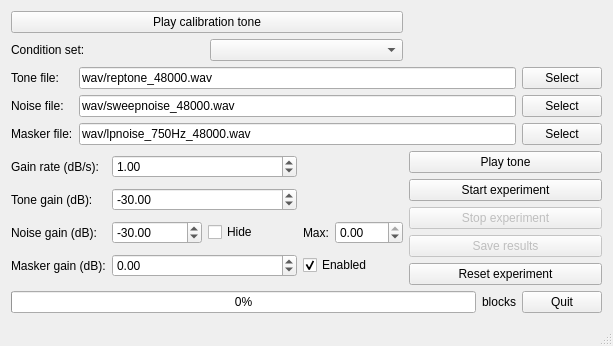
<?xml version="1.0" encoding="UTF-8"?>
<ui version="4.0">
 <class>MainWindow</class>
 <widget class="QMainWindow" name="MainWindow">
  <property name="geometry">
   <rect>
    <x>0</x>
    <y>0</y>
    <width>613</width>
    <height>342</height>
   </rect>
  </property>
  <property name="windowTitle">
   <string>PTC fast</string>
  </property>
  <widget class="QWidget" name="centralWidget">
   <layout class="QGridLayout" name="gridLayout_3">
    <item row="0" column="0" colspan="2">
     <widget class="QPushButton" name="calibrationButton">
      <property name="text">
       <string>Play calibration tone</string>
      </property>
     </widget>
    </item>
    <item row="1" column="0">
     <widget class="QLabel" name="label_9">
      <property name="text">
       <string>Condition set:</string>
      </property>
     </widget>
    </item>
    <item row="1" column="1">
     <widget class="QComboBox" name="conditionsCombo"/>
    </item>
    <item row="2" column="0" colspan="3">
     <layout class="QGridLayout" name="gridLayout">
      <item row="0" column="0">
       <widget class="QLabel" name="label_2">
        <property name="text">
         <string>Tone file:</string>
        </property>
       </widget>
      </item>
      <item row="0" column="1">
       <widget class="QLineEdit" name="toneFileEdit">
        <property name="text">
         <string>wav/reptone_48000.wav</string>
        </property>
       </widget>
      </item>
      <item row="0" column="2">
       <widget class="QPushButton" name="selectToneFileButton">
        <property name="text">
         <string>Select</string>
        </property>
       </widget>
      </item>
      <item row="1" column="0">
       <widget class="QLabel" name="label_3">
        <property name="text">
         <string>Noise file:</string>
        </property>
       </widget>
      </item>
      <item row="1" column="1">
       <widget class="QLineEdit" name="noiseFileEdit">
        <property name="text">
         <string>wav/sweepnoise_48000.wav</string>
        </property>
       </widget>
      </item>
      <item row="1" column="2">
       <widget class="QPushButton" name="selectNoiseFileButton">
        <property name="text">
         <string>Select</string>
        </property>
       </widget>
      </item>
      <item row="2" column="0">
       <widget class="QLabel" name="label_6">
        <property name="text">
         <string>Masker file:</string>
        </property>
       </widget>
      </item>
      <item row="2" column="1">
       <widget class="QLineEdit" name="maskerFileEdit">
        <property name="text">
         <string>wav/lpnoise_750Hz_48000.wav</string>
        </property>
       </widget>
      </item>
      <item row="2" column="2">
       <widget class="QPushButton" name="selectMaskerFileButton">
        <property name="text">
         <string>Select</string>
        </property>
       </widget>
      </item>
     </layout>
    </item>
    <item row="3" column="0" colspan="2">
     <layout class="QGridLayout" name="gridLayout_2">
      <item row="0" column="0">
       <widget class="QLabel" name="label">
        <property name="text">
         <string>Gain rate (dB/s):</string>
        </property>
       </widget>
      </item>
      <item row="0" column="1" colspan="2">
       <widget class="QDoubleSpinBox" name="gainRateSpin">
        <property name="maximum">
         <double>10.000000000000000</double>
        </property>
        <property name="singleStep">
         <double>0.500000000000000</double>
        </property>
        <property name="value">
         <double>1.000000000000000</double>
        </property>
       </widget>
      </item>
      <item row="1" column="0">
       <widget class="QLabel" name="label_4">
        <property name="text">
         <string>Tone gain (dB):</string>
        </property>
       </widget>
      </item>
      <item row="1" column="1" colspan="2">
       <widget class="QDoubleSpinBox" name="toneGainSpin">
        <property name="minimum">
         <double>-150.000000000000000</double>
        </property>
        <property name="maximum">
         <double>0.000000000000000</double>
        </property>
        <property name="singleStep">
         <double>2.000000000000000</double>
        </property>
        <property name="value">
         <double>-30.000000000000000</double>
        </property>
       </widget>
      </item>
      <item row="2" column="0">
       <widget class="QLabel" name="label_5">
        <property name="text">
         <string>Noise gain (dB):</string>
        </property>
       </widget>
      </item>
      <item row="2" column="1">
       <widget class="QDoubleSpinBox" name="noiseGainSpin">
        <property name="minimum">
         <double>-150.000000000000000</double>
        </property>
        <property name="maximum">
         <double>0.000000000000000</double>
        </property>
        <property name="singleStep">
         <double>2.000000000000000</double>
        </property>
        <property name="value">
         <double>-30.000000000000000</double>
        </property>
       </widget>
      </item>
      <item row="2" column="3">
       <layout class="QHBoxLayout" name="horizontalLayout_3">
        <item>
         <widget class="QLabel" name="label_8">
          <property name="text">
           <string>Max:</string>
          </property>
         </widget>
        </item>
        <item>
         <widget class="QDoubleSpinBox" name="maxNoiseGainSpin">
          <property name="minimum">
           <double>-150.000000000000000</double>
          </property>
          <property name="maximum">
           <double>0.000000000000000</double>
          </property>
          <property name="singleStep">
           <double>2.000000000000000</double>
          </property>
          <property name="value">
           <double>0.000000000000000</double>
          </property>
         </widget>
        </item>
       </layout>
      </item>
      <item row="3" column="0">
       <widget class="QLabel" name="label_7">
        <property name="text">
         <string>Masker gain (dB):</string>
        </property>
       </widget>
      </item>
      <item row="3" column="1" colspan="2">
       <widget class="QDoubleSpinBox" name="maskerGainSpin">
        <property name="minimum">
         <double>-150.000000000000000</double>
        </property>
        <property name="maximum">
         <double>20.000000000000000</double>
        </property>
        <property name="singleStep">
         <double>2.000000000000000</double>
        </property>
        <property name="value">
         <double>0.000000000000000</double>
        </property>
       </widget>
      </item>
      <item row="3" column="3">
       <widget class="QCheckBox" name="maskerEnabledCheckBox">
        <property name="text">
         <string>Enabled</string>
        </property>
        <property name="checked">
         <bool>true</bool>
        </property>
       </widget>
      </item>
      <item row="2" column="2">
       <widget class="QCheckBox" name="hideNoiseCheck">
        <property name="text">
         <string>Hide</string>
        </property>
       </widget>
      </item>
     </layout>
    </item>
    <item row="3" column="2">
     <layout class="QVBoxLayout" name="verticalLayout">
      <item>
       <widget class="QPushButton" name="playToneButton">
        <property name="text">
         <string>Play tone</string>
        </property>
       </widget>
      </item>
      <item>
       <widget class="QPushButton" name="startButton">
        <property name="text">
         <string>Start experiment</string>
        </property>
       </widget>
      </item>
      <item>
       <widget class="QPushButton" name="stopButton">
        <property name="enabled">
         <bool>false</bool>
        </property>
        <property name="text">
         <string>Stop experiment</string>
        </property>
       </widget>
      </item>
      <item>
       <widget class="QPushButton" name="saveButton">
        <property name="enabled">
         <bool>false</bool>
        </property>
        <property name="text">
         <string>Save results</string>
        </property>
       </widget>
      </item>
      <item>
       <widget class="QPushButton" name="resetButton">
        <property name="text">
         <string>Reset experiment</string>
        </property>
       </widget>
      </item>
     </layout>
    </item>
    <item row="4" column="0" colspan="3">
     <layout class="QHBoxLayout" name="horizontalLayout">
      <item>
       <widget class="QProgressBar" name="progressBar">
        <property name="value">
         <number>0</number>
        </property>
       </widget>
      </item>
      <item>
       <widget class="QLabel" name="blocksLabel">
        <property name="text">
         <string>blocks</string>
        </property>
       </widget>
      </item>
      <item>
       <widget class="QPushButton" name="quitButton">
        <property name="text">
         <string>Quit</string>
        </property>
       </widget>
      </item>
     </layout>
    </item>
   </layout>
  </widget>
  <widget class="QStatusBar" name="statusBar"/>
 </widget>
 <layoutdefault spacing="6" margin="11"/>
 <resources/>
 <connections/>
</ui>
